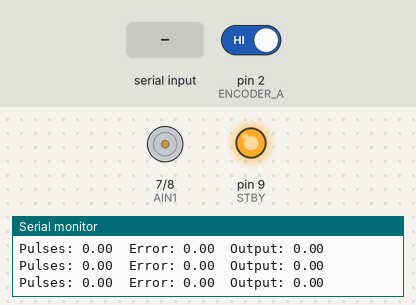
This sketch was run on a simulated Arduino Uno, built with avr-gcc and run on an emulated ATmega328P. Parts: motor-driver pin pairs drawn as motors (green arrow = first pin HIGH = forward, orange = second pin HIGH = backward, longer = more drive, scaled by the enable pin, stopped while the standby pin is LOW), output pins drawn as LEDs (lit = HIGH), the last lines printed to the serial monitor. The inputs (shaded band) are chosen by the test bench; at power-on: pin 2 (ENCODER_A) HIGH.

Above: at 1.2 s.
1.3 s: "RPM:90\n" received over Serial
At 2.01 s:
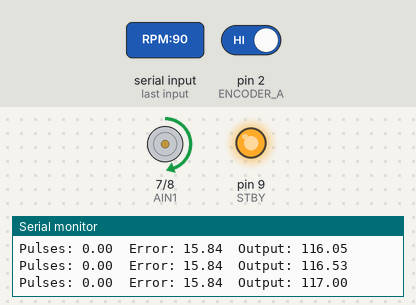
4.3 s: "RPM:\n" received over Serial
Timing chart, 0 to 7.3 s (numbered marks = the images above; inputs shaded):
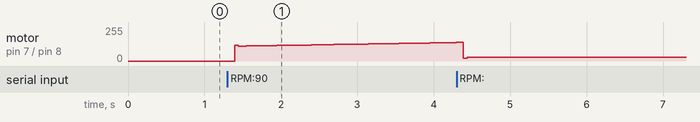

The sketch:

motor_pid_controller_working.ino
```cpp
//  DC Motor Speed Controller — TB6612FNG + Quadrature Encoder
//  PID speed control driven by RPM commands over Serial

// TB6612FNG motor driver pins
#define PWMA 5
#define AIN1 7
#define AIN2 8
#define STBY 9

// Encoder pins
#define ENCODER_A 2
#define ENCODER_B 3

// Encoder variables
volatile long encoderCount = 0;
long currentCount = 0;
long previousCount = 0;
long deltaPulses = 0;

// Pulses per revolution: DC motor datasheet value with 1:9.6 gearbox ratio.
// Using x4 quadrature would give 422.4 PPR; if encoder channel B is broken,
// a simpler x2 scheme is used instead -> 422.4 / 2 = 211.2. This is still left to be tested...
double PPR_DC_ENGINE = 211.2;

// PID parameters
double Kp = 1.0;
double Ki = 0.6;
double Kd = 0.05;
double Kff = 6.0;

double setpointRPM = 0;   // target speed, RPM
double setpointPPST = 0;  // target pulses per sample time
double input = 0;         // measured pulses per sample time
double output = 0;        // PWM command sent to the motor

double previousError = 0;
double integral = 0;

const double OUTPUT_LIMIT = 255.0;
const double INTEGRAL_LIMIT = OUTPUT_LIMIT / 1.0; // clamps Ki * integral contribution to remove exponential infinity rize

// Timing
unsigned long lastTime = 0;
unsigned long now = 0;
const unsigned long sampleTime = 50;  // ms (20 Hz) — faster loop = faster response
double dt = 0;

void setup() {
  Serial.begin(9600);

  pinMode(PWMA, OUTPUT);
  pinMode(AIN1, OUTPUT);
  pinMode(AIN2, OUTPUT);
  pinMode(STBY, OUTPUT);
  digitalWrite(STBY, HIGH);  // enable TB6612

  pinMode(ENCODER_A, INPUT_PULLUP);
  pinMode(ENCODER_B, INPUT_PULLUP);
  attachInterrupt(digitalPinToInterrupt(ENCODER_A), encoderAISR, CHANGE);

  lastTime = millis();
  Serial.println("Motor ready");
}

//main loop
void loop() {
  readSerialCommand();
  runPID();
}

void readSerialCommand() {
  if (!Serial.available()) return;

  String command = Serial.readStringUntil('\n');
  Serial.print("Command received: [");
  Serial.print(command);
  Serial.println("]");

  if (command.startsWith("RPM:")) {
    setpointRPM = command.substring(4).toInt();
    RPMconversion();

    Serial.print("New RPM setpoint: ");
    Serial.println(setpointRPM);
    Serial.print("New PPST setpoint: ");
    Serial.println(setpointPPST);
    Serial.println("Entering PID");
  }
}

void runPID() {
  now = millis();
  if (now - lastTime < sampleTime) return;

  dt = (now - lastTime) / 1000.0;

  noInterrupts();
  currentCount = encoderCount;
  interrupts();

  deltaPulses = currentCount - previousCount;
  previousCount = currentCount;
  input = deltaPulses;

  double error = setpointPPST - input;

  integral += error * dt;
  integral = constrain(integral, -INTEGRAL_LIMIT / Ki, INTEGRAL_LIMIT / Ki);  // anti-windup

  double derivative = (error - previousError) / dt;

  output = Kff * setpointPPST + Kp * error + Ki * integral + Kd * derivative;
  previousError = error;
  lastTime = now;

  applyMotor(output);

  // ---- Debug ----
  Serial.print("Pulses: ");
  Serial.print(input);
  Serial.print("  Error: ");
  Serial.print(error);
  Serial.print("  Output: ");
  Serial.println(output);
}

void applyMotor(double cmd) {
  cmd = constrain(cmd, -OUTPUT_LIMIT, OUTPUT_LIMIT);

  if (cmd >= 0) {
    digitalWrite(AIN1, HIGH);
    digitalWrite(AIN2, LOW);
  } else {
    digitalWrite(AIN1, LOW);
    digitalWrite(AIN2, HIGH);
    cmd = -cmd;
  }

  analogWrite(PWMA, (int)cmd);
}

void encoderAISR() {
  if (setpointRPM > 0) {
    encoderCount++;
  } else if (setpointRPM < 0) {
    encoderCount--;
  }
}

void RPMconversion() {
  setpointPPST = (setpointRPM * PPR_DC_ENGINE * (sampleTime / 1000.0)) / 60.0;
  Serial.print("Computed PPST: ");
  Serial.println(setpointPPST);
}
```
